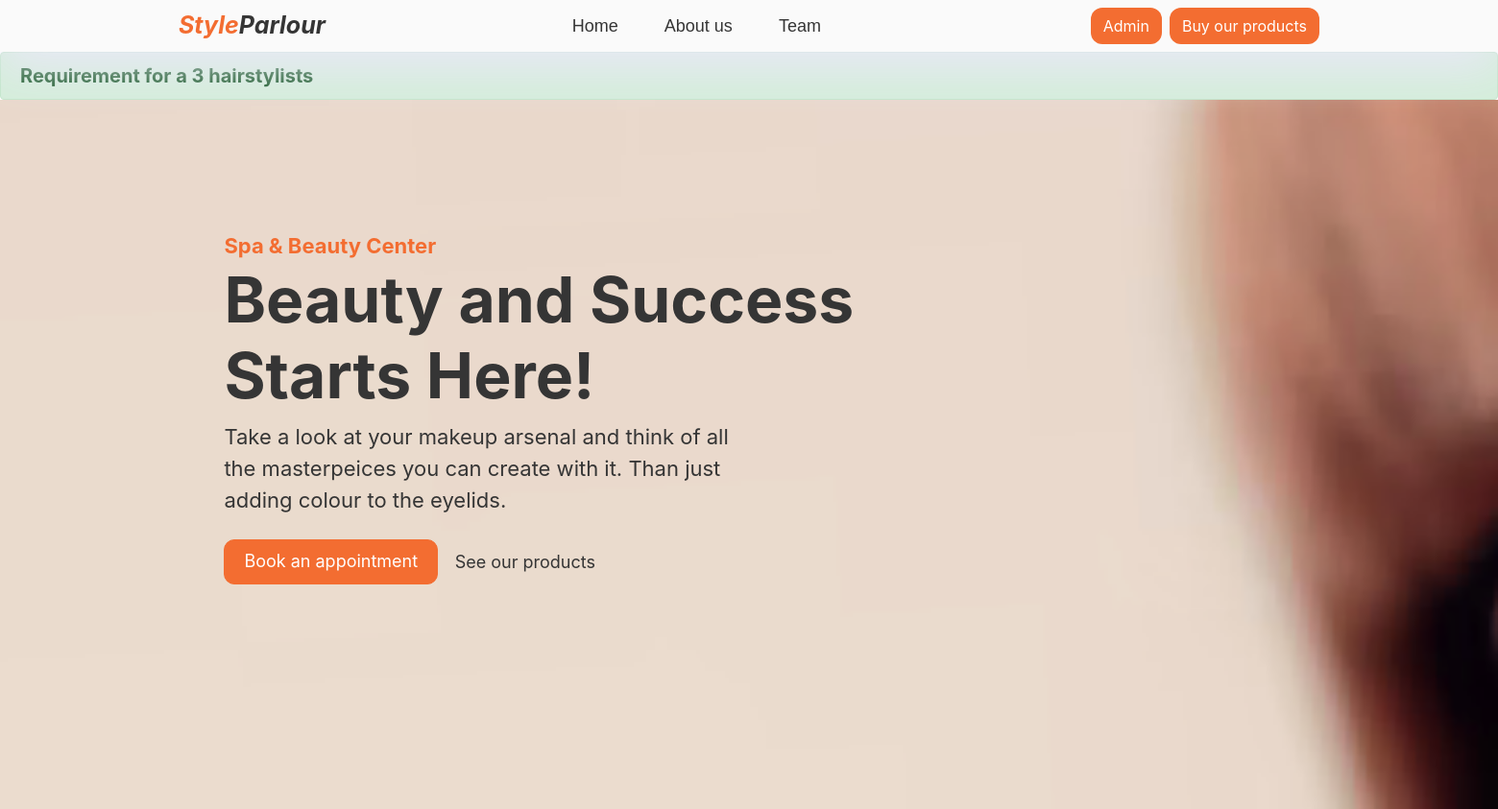
Before: / (upper part) with the older database file.
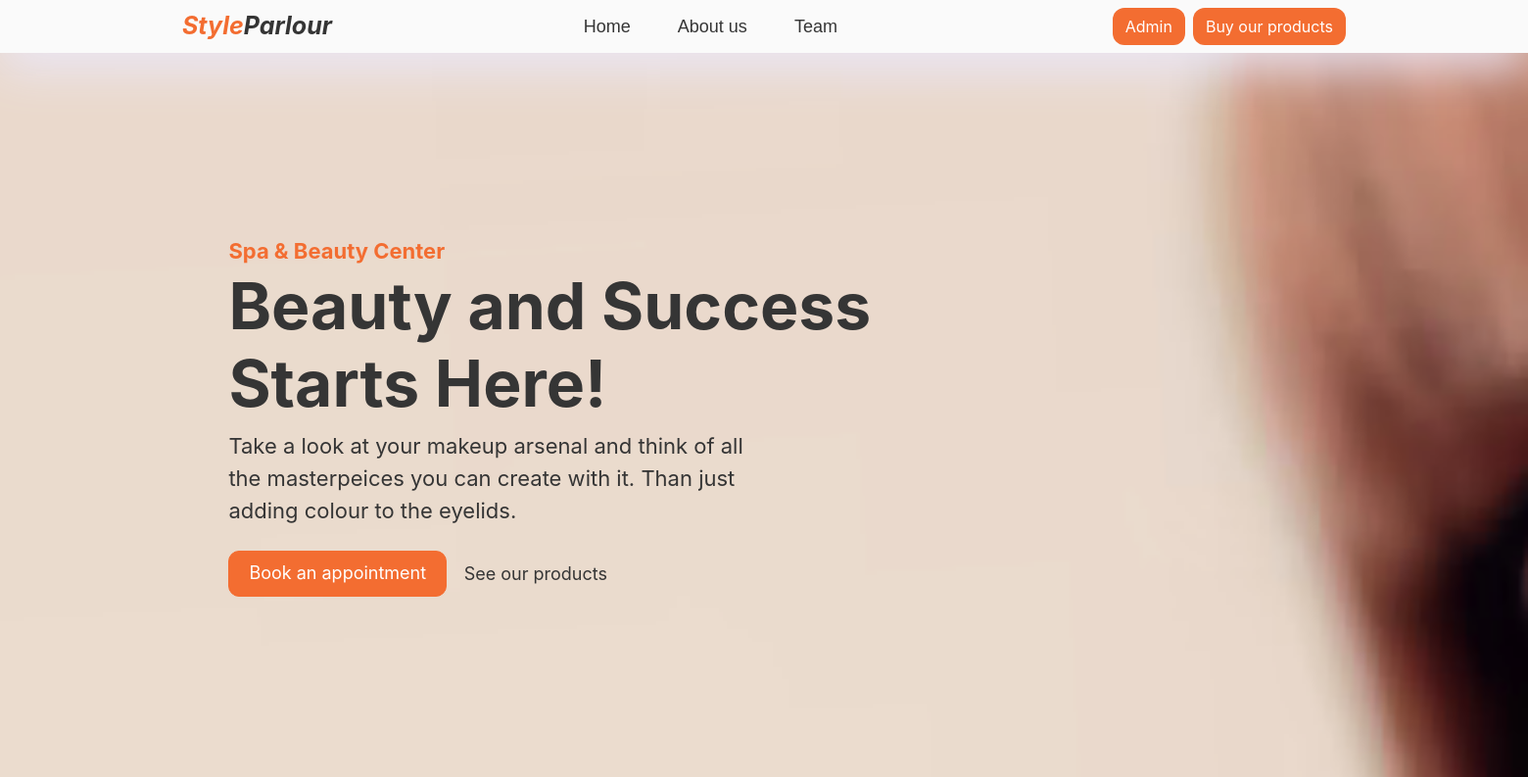
After: the same page with the newer database file.
### main/models.py (models this page shows, shortened)
class Update(models.Model):
    uId = models.AutoField(primary_key=True)
    update = models.TextField()
    date = models.DateField(auto_now_add=True)

### main/views.py (the view, shortened to what this page needs)
# urls.py: path('', views.index, name='index'),
def index(request):
    updates = Update.objects.all()
    try:
        update = updates[0]
    except:
        update = None
    param = {'update': update}
    return render(request, 'index.html', param)

### main/templates/index.html (shortened to what this page needs)
{% extends 'base.html' %}
{% load static %}
{% block css %}
    <link rel="stylesheet" href="https://code.jquery.com/jquery-3.3.1.slim.min.js">
    <link rel="stylesheet" href="{% static 'style.css' %}">
    <link rel="stylesheet" href="{% static 'owl.carousel.scss' %}">
    <link rel="stylesheet" href="{% static 'owl.theme.default.scss' %}">
    <link rel="stylesheet" href="https://cdnjs.cloudflare.com/ajax/libs/simple-line-icons/2.4.1/css/simple-line-icons.css">
    <link rel="stylesheet" href="https://owlcarousel2.github.io/OwlCarousel2/assets/owlcarousel/assets/owl.carousel.min.css">
    <link rel="stylesheet" href="https://owlcarousel2.github.io/OwlCarousel2/assets/owlcarousel/assets/owl.theme.default.min.css">
    <link rel="stylesheet" href="https://owlcarousel2.github.io/OwlCarousel2/assets/owlcarousel/owl.carousel.js">
{% endblock css %}
{% block body %}
    {% if update %}
      <div class="alert alert-success alert-dismissible fade show mb-0" role="alert">
        <h5 class="mb-0"> <strong><marquee behavior="" direction="">{{update.update}}</marquee> </strong> </h5>
      </div>
    {% endif %}
<div id="a">
        <img src="{% static './img/heroGirl.png' %}" alt="" class="top-right rightGirl">
        <div class="container heroContainer">
            <p class="mb-0 smallTop accentText">Spa & Beauty Center</p>
            <h1 class="accentBlack headTop">Beauty and Success <br> Starts Here!</h1>
            <p class=" accentBlack pHeadDesc w-50">Take a look at your makeup arsenal and think of all the masterpeices you can create with it. Than just adding colour to the eyelids.</p>
            <div class="heroCtaWrapper mt-4">
                <button id="myBtn" class="btn btn-orange">Book an appointment</button>
                <a href="/shop/" class="btn secondCta accentBlack">See our products </a>
            </div>
        </div>
    </div>
    <div id="b">
        <div class="row">
            <div class="col-lg-4 col-sm-12 aboutTextDiv">
            </div>
            <div class="col-lg-8 col-sm-12 ">
                <div class="container  d-flex  flex-column justify-content-center">
                </div>
            </div>
        </div>
    </div>
{% endblock body %}

### main/templates/base.html (shortened to what this page needs)
<!doctype html>
<html lang="en">
<head>
    <link rel="stylesheet" href="https://cdn.jsdelivr.net/npm/bootstrap@4.6.1/dist/css/bootstrap.min.css"
>
    <link href='https://unpkg.com/boxicons@2.1.2/css/boxicons.min.css' rel='stylesheet'>
    {% block css %}
    {% endblock css %}
</head>
<body>
    <div class="navbar">
        <div class="logo">
            <p><a href="/"><span>Style</span>Parlour</a></p>
        </div>
        <div class="centerLink navlinks d-flex align-items-center">
            <p class="mx-4"><a href="/">Home</a></p>
            <p class="mx-4"><a href="/about/">About us</a></p>
            <p class="mx-4"><a href="/team/">Team</a></p>
        </div>
        <div class="cart d-flex align-items-center" id="cart">
            <button type="button" class="btn appointment-btn mx-2"><a href="/admin/"> Admin</a></button>
            <button type="button" class="btn appointment-btn"><a href="/shop/"> Buy our products</a></button>
        </div>
    </div>
    {% block body %}
    {% endblock body %}
</body>

### main/static/style.css (style rules this page uses)
#a { width: 100vw; min-height: calc(100vh - 69px); background-color:#FBFAFF ; }
.rightGirl { position: absolute; right: 0; height: 84%; }
.accentText { color:#F36D31; }
.accentBlack { color: #353535; }
.smallTop { font-size: 22px; font-weight: 700; }
.headTop { font-size: 66px; font-weight: 700; }
.pHeadDesc { font-weight: 400; font-size: 22px; }
.btn-orange { background-color: #F36D31; color: #fff; border-color: #F36D31; border-radius: 11px; padding: 8px 20px 10px 20px; font-size: 18px; font-weight: 400; }
.secondCta { font-size: 18px; font-weight: 400; }
.heroContainer { position: absolute; left: 14vw; top: 30vh; }
#b { width: 100vw; min-height: 700px; background: #F2F1FB; }

### main/templates/base.html (style rules this page uses)
body { overflow-x: hidden; display: flex; flex-direction: column; min-height: 100vh; }
html { scroll-behavior: smooth; }
p { margin: 0; padding: 0; }
.navbar { background: #FAFAFA; box-shadow: 0px 15px 50px #EBE8F9; position: sticky; top: 0; z-index: 1; }
.logo a { text-decoration: none; color: #353535; font-style: italic; font-weight: 700; font-size: 25px; }
.logo span { color: #F36D31; }
.logo { margin: 0px 0px 0px 170px; }
.navlinks a { text-decoration: none; color: #353535; font-weight: 400; font-size: 18px; font-family: 'Gill Sans', 'Gill Sans MT', Calibri, 'Trebuchet MS', sans-serif; }
.cart { margin: 0px 170px 0px 0px; border-radius: 10px; font-size: 30px; }
.cart .btn { background-color: #F36D31; border-radius: 12px; }
.cart a { text-decoration: none; color: #ffffff; }

Changed rows visible on the page:
removed Update: update "Requirement for a 3 hairstylists"
